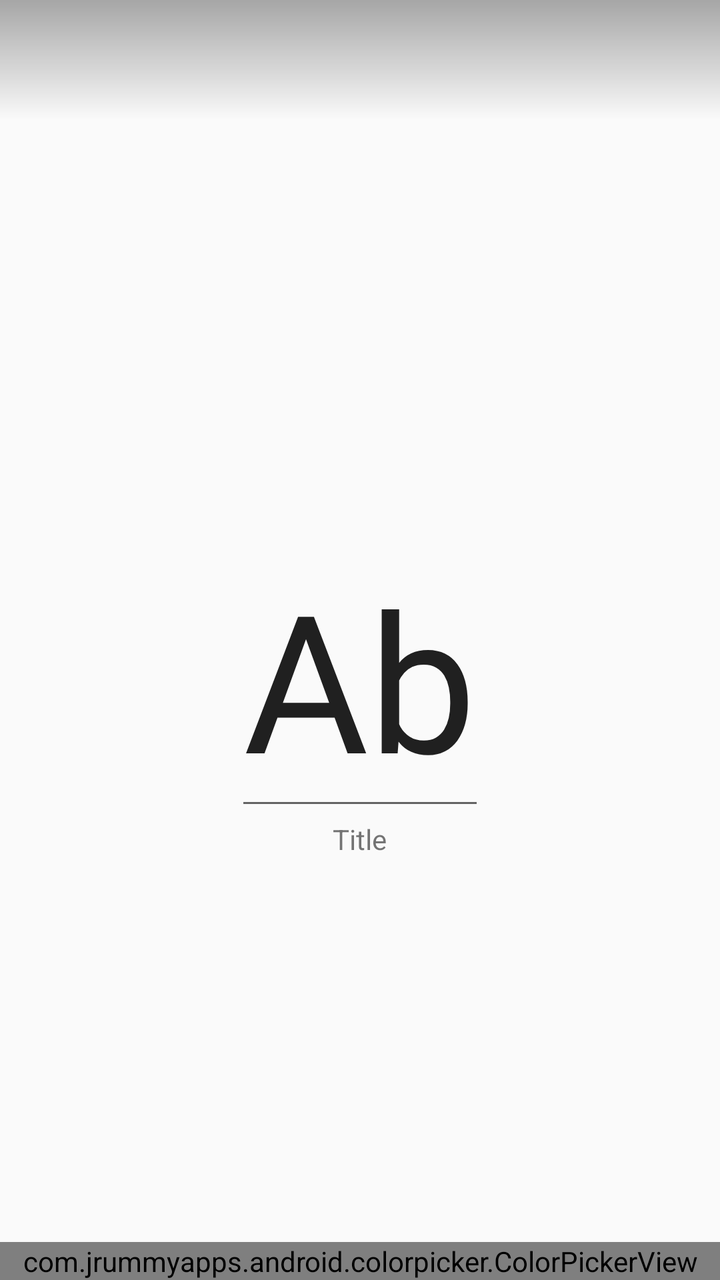
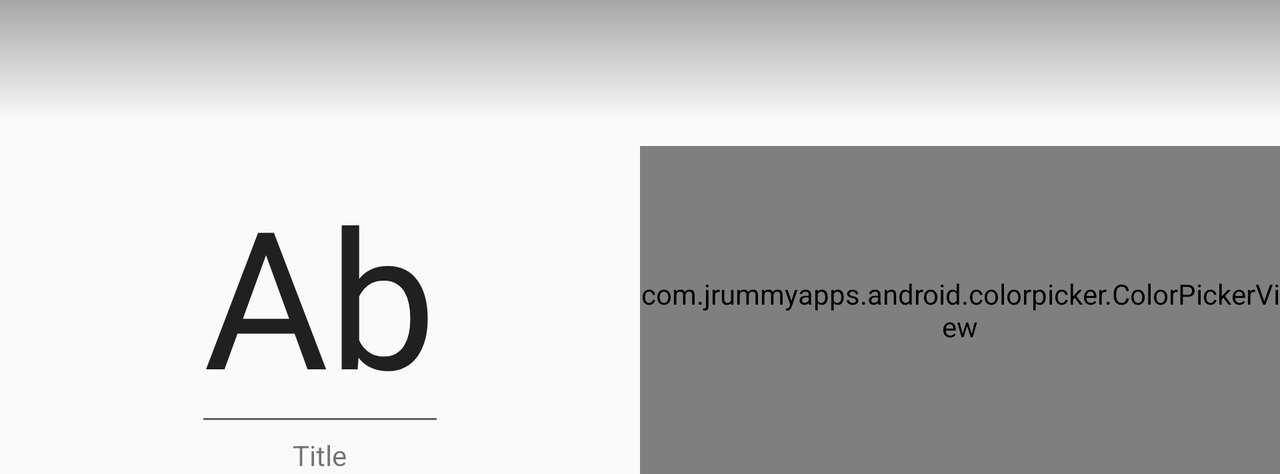

Two renders of one Android screen. The first uses the default layout on a phone; the second uses the alternative layout the repository ships for a different screen configuration, on a matching device. The two XML files are below.
<!-- AndroidManifest.xml: application theme AppTheme -->
<!-- res/layout/fragment_item_edit.xml -->
<?xml version="1.0" encoding="utf-8"?>
<FrameLayout xmlns:android="http://schemas.android.com/apk/res/android"
    android:layout_width="match_parent"
    android:layout_height="match_parent">

    <View
        android:layout_width="match_parent"
        android:layout_height="60dp"
        android:background="@drawable/bg_gradient_top" />

    <LinearLayout xmlns:app="http://schemas.android.com/apk/res-auto"
        xmlns:tools="http://schemas.android.com/tools"
        android:layout_width="match_parent"
        android:layout_height="match_parent"
        android:orientation="vertical"
        android:paddingTop="@dimen/padding_top_translucent">

        <ImageView
            android:id="@+id/ivBack"
            android:layout_width="48dp"
            android:layout_height="48dp"
            android:background="?attr/selectableItemBackground"
            android:padding="12dp"
            android:src="@drawable/ic_arrow_back_white_24dp" />


        <LinearLayout
            android:layout_width="wrap_content"
            android:layout_height="0dp"
            android:layout_gravity="center"
            android:layout_weight="1"
            android:gravity="center"
            android:orientation="vertical">

            <EditText
                android:id="@+id/etTitle"
                android:layout_width="wrap_content"
                android:layout_height="wrap_content"
                android:inputType="text"
                android:lines="1"
                android:textSize="96sp"
                tools:text="Ab" />

            <TextView
                android:id="@+id/tvLabel"
                android:layout_width="wrap_content"
                android:layout_height="wrap_content"
                tools:text="Title" />

        </LinearLayout>

        <com.jrummyapps.android.colorpicker.ColorPickerView
            android:id="@+id/cpv"
            android:layout_width="match_parent"
            android:layout_height="wrap_content"
            app:cpv_alphaChannelVisible="true" />

    </LinearLayout>

</FrameLayout>
<!-- resources referenced by this layout -->
<resources>
  <!-- from res/values-v19/ -->
  <dimen name="padding_top_translucent">25dp</dimen>
  <!-- drawable bg_gradient_top (drawable) -->
  <?xml version="1.0" encoding="utf-8"?>
  <shape xmlns:android="http://schemas.android.com/apk/res/android"
      android:shape="rectangle">
  
      <gradient
          android:angle="90"
          android:endColor="#5000"
          android:startColor="#0000" />
  </shape>
  <style name="AppTheme" parent="AppThemeBase" />
  <style name="AppThemeBase" parent="Theme.AppCompat.Light.NoActionBar">
          <item name="colorPrimary">@color/colorPrimary</item>
          <item name="colorPrimaryDark">@color/colorPrimaryDark</item>
          <item name="colorAccent">@color/colorAccent</item>
      </style>
  <color name="colorPrimary">#3F51B5</color>
  <color name="colorPrimaryDark">#303F9F</color>
  <color name="colorAccent">#FF4081</color>
</resources>
<!-- res/layout-land/fragment_item_edit.xml (the repository's variant of the layout above) -->
<!-- drawn on the phone turned sideways -->
<?xml version="1.0" encoding="utf-8"?>
<FrameLayout xmlns:android="http://schemas.android.com/apk/res/android"
    xmlns:app="http://schemas.android.com/apk/res-auto"
    xmlns:tools="http://schemas.android.com/tools"
    android:layout_width="match_parent"
    android:layout_height="wrap_content">

    <View
        android:layout_width="match_parent"
        android:layout_height="60dp"
        android:background="@drawable/bg_gradient_top" />

    <LinearLayout
        android:layout_width="match_parent"
        android:layout_height="match_parent"
        android:orientation="vertical"
        android:paddingTop="@dimen/padding_top_translucent">


        <ImageView
            android:id="@+id/ivBack"
            android:layout_width="48dp"
            android:layout_height="48dp"
            android:background="?attr/selectableItemBackground"
            android:padding="12dp"
            android:src="@drawable/ic_arrow_back_white_24dp" />


        <LinearLayout
            android:layout_width="match_parent"
            android:layout_height="match_parent"
            android:orientation="horizontal">

            <LinearLayout
                android:layout_width="0dp"
                android:layout_height="match_parent"
                android:layout_gravity="center"
                android:layout_weight="1"
                android:gravity="center"
                android:orientation="vertical">

                <EditText
                    android:id="@+id/etTitle"
                    android:layout_width="wrap_content"
                    android:layout_height="wrap_content"
                    android:inputType="text"
                    android:lines="1"
                    android:textSize="96sp"
                    tools:text="Ab" />

                <TextView
                    android:id="@+id/tvLabel"
                    android:layout_width="wrap_content"
                    android:layout_height="wrap_content"
                    tools:text="Title" />

            </LinearLayout>

            <com.jrummyapps.android.colorpicker.ColorPickerView
                android:id="@+id/cpv"
                android:layout_width="0dp"
                android:layout_height="match_parent"
                android:layout_weight="1"
                app:cpv_alphaChannelVisible="true" />
        </LinearLayout>
    </LinearLayout>
</FrameLayout>
